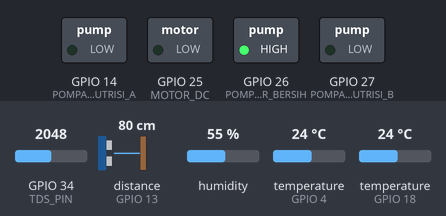
Simulated run of this sketch. Board: ESP32. On the bench: switched loads named in the sketch (green lamp = pin HIGH). Wiring (inferred from the names in the program): ultrasonic range finder: trigger GPIO 12; echo GPIO 13. The inputs (shaded band) are chosen by the test bench; at power-on: temperature (sensors on GPIO 4, GPIO 18) 24 °C, GPIO 34 (TDS_PIN) = 2048, distance to the obstacle (sensor on GPIO 13) 80 cm, humidity 55 %. The echo pulse lasts 58.3 µs per cm; WiFi joins after 1.5 s; servers stay silent unless stated; network time is answered at once with the bench clock; the local clock reads 2024-03-15 10:24:30 at power-on unless the sketch sets it; EEPROM starts erased; pins used as bus, display or sensor lines are not drawn; what the sketch prints to the serial monitor is not drawn.

Above: at 2.7 s.
2.8 s: temperature (sensor on GPIO 4) set to 33.1 °C
16.3 s: temperature (sensor on GPIO 4) set to 34.6 °C
At 24.3 s:
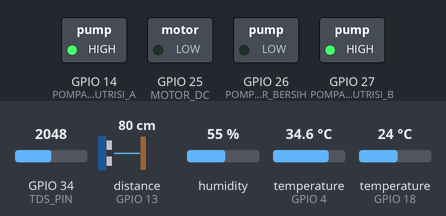
29.4 s: temperature (sensor on GPIO 4) set to 12 °C
At 36.2 s:
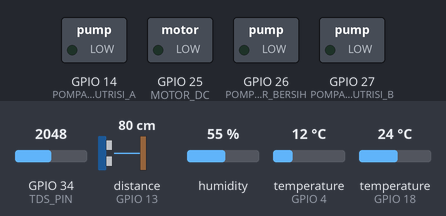
40.7 s: temperature (sensor on GPIO 4) set to 41 °C
At 52.5 s:
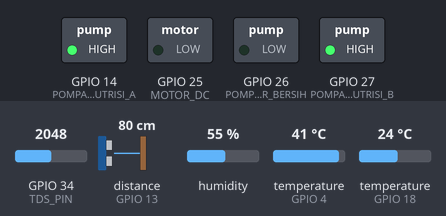
Timing chart, 0 to 54.0 s (numbered marks = the images above; inputs shaded):
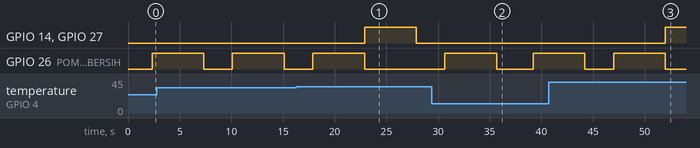

Measured:
- the behaviour switches between 33.8 and 33.9 °C on temperature (sensor on GPIO 4) (found by bisection; images 0 and 1)
- after the input at 16.3 s, GPIO 14 (POMPA_NUTRISI_A), GPIO 27 (POMPA_NUTRISI_B): LOW → HIGH after 6.6 s, → LOW 5.0 s later; GPIO 26 (POMPA_AIR_BERSIH): goes on until 22.9 s, then stays LOW
- after the input at 29.4 s, GPIO 14 (POMPA_NUTRISI_A), GPIO 27 (POMPA_NUTRISI_B): stays LOW (without the input it goes to HIGH after 6.3 s)
- after the input at 40.7 s, GPIO 14 (POMPA_NUTRISI_A), GPIO 27 (POMPA_NUTRISI_B): LOW → HIGH after 11.3 s

The sketch:

codeIoT.ino
```cpp
// #include <Arduino.h>
// #include <WiFi.h>
// #include <Firebase_ESP_Client.h>
// #include <DHT.h>
// #include <OneWire.h>
// #include <DallasTemperature.h>
// #include <GravityTDS.h>

// // Wi-Fi dan Firebase Configuration
// #define SSID "ALPHA" // Nama Wi-Fi
// #define PASSWORD "BelumJadi" // Password Wi-Fi
// #define API_KEY "AIzaSyBbgDwXlmMRjsywV3FZMOwtf0HVKmKqGXE" // API Key Firebase
// #define DATABASE_URL "https://hydrogo-cc076-default-rtdb.firebaseio.com/" // URL Database Firebase

// // Pin Definitions
// #define DHT_PIN 18 // Pin untuk DHT22
// #define DHT_TYPE DHT22 // Tipe sensor DHT
// #define DS18B20_PIN 5 // Pin untuk DS18B20
// #define TRIG_PIN 12 // Pin Trig sensor ultrasonik
// #define ECHO_PIN 13 // Pin Echo sensor ultrasonik
// #define TDS_PIN 34 // Pin analog untuk sensor TDS
// #define POMPA_NUTRISI_A 14 // Pin untuk pompa nutrisi A
// #define POMPA_NUTRISI_B 27 // Pin untuk pompa nutrisi B
// #define POMPA_AIR_BERSIH 26 // Pin untuk pompa air bersih
// #define MOTOR_DC 25 // Pin untuk motor DC

// // Firebase instances
// FirebaseData fbdo;
// FirebaseAuth auth;
// FirebaseConfig config;

// // Sensor instances
// DHT dht(DHT_PIN, DHT_TYPE);
// OneWire oneWire(DS18B20_PIN);
// DallasTemperature ds18b20(&oneWire);
// GravityTDS gravityTds;

// // Variabel untuk sensor ultrasonik
// long duration;
// float distance;

// // Variabel untuk logika kontrol
// float airTinggi;       // Ketinggian air
// float suhuAir;         // Suhu air
// float tdsValue;        // Nilai TDS
// float suhuUdara;       // Suhu udara dari DHT22
// float kelembapanUdara; // Kelembapan dari DHT22

// void setup() {
//   Serial.begin(115200);

//   // Inisialisasi sensor
//   dht.begin();
//   ds18b20.begin();
//   gravityTds.setPin(TDS_PIN);
//   gravityTds.setAref(3.3);  // Tegangan referensi ESP32 (3.3V)
//   gravityTds.setAdcRange(4096); // Resolusi ADC ESP32
//   gravityTds.begin();

//   // Inisialisasi pin aktuator
//   pinMode(POMPA_NUTRISI_A, OUTPUT);
//   pinMode(POMPA_NUTRISI_B, OUTPUT);
//   pinMode(POMPA_AIR_BERSIH, OUTPUT);
//   pinMode(MOTOR_DC, OUTPUT);
//   pinMode(TRIG_PIN, OUTPUT);
//   pinMode(ECHO_PIN, INPUT);

//   // Pastikan aktuator mati saat awal
//   digitalWrite(POMPA_NUTRISI_A, LOW);
//   digitalWrite(POMPA_NUTRISI_B, LOW);
//   digitalWrite(POMPA_AIR_BERSIH, LOW);
//   digitalWrite(MOTOR_DC, LOW);

//   // Koneksi Wi-Fi
//   Serial.println("Memulai koneksi Wi-Fi...");
//   WiFi.begin(SSID, PASSWORD);

//   // Tunggu hingga terhubung ke Wi-Fi
//   while (WiFi.status() != WL_CONNECTED) {
//     Serial.print("Menghubungkan ...");
//     delay(300);
//   }

//   Serial.print("Terhubung ke Wi-Fi dengan IP: ");
//   Serial.println(WiFi.localIP());

//   // Konfigurasi Firebase
//   config.api_key = API_KEY;
//   config.database_url = DATABASE_URL;

//   // Coba untuk Sign Up ke Firebase
//   Serial.println("Menghubungkan ke Firebase...");
//   if (Firebase.signUp(&config, &auth, "", "")) {
//     Serial.println("SignUp berhasil");
//   } else {
//     Serial.printf("Error SignUp: %s\n", config.signer.signupError.message.c_str());
//   }

//   Firebase.begin(&config, &auth);
//   Serial.println("Firebase dimulai.");
//   Serial.println("Inisialisasi selesai.");
// }

// void loop() {
//   // Baca sensor DHT22
//   suhuUdara = dht.readTemperature();
//   kelembapanUdara = dht.readHumidity();

//   // Baca sensor DS18B20
//   ds18b20.requestTemperatures();
//   suhuAir = ds18b20.getTempCByIndex(0);

//   // Baca nilai TDS
//   gravityTds.setTemperature(suhuAir); // Set suhu untuk kompensasi
//   gravityTds.update();
//   tdsValue = gravityTds.getTdsValue();

//   // Baca sensor ultrasonik
//   digitalWrite(TRIG_PIN, LOW);
//   delayMicroseconds(2);
//   digitalWrite(TRIG_PIN, HIGH);
//   delayMicroseconds(10);
//   digitalWrite(TRIG_PIN, LOW);
//   duration = pulseIn(ECHO_PIN, HIGH);
//   distance = duration * 0.034 / 2; // Jarak dalam cm
//   airTinggi = distance;           // Simpan sebagai ketinggian air

//   // Tampilkan data sensor
//   Serial.println("===== Data Sensor =====");
//   Serial.print("Suhu Udara: ");
//   Serial.print(suhuUdara);
//   Serial.println(" °C");
//   Serial.print("Kelembapan Udara: ");
//   Serial.print(kelembapanUdara);
//   Serial.println(" %");
//   Serial.print("Suhu Air: ");
//   Serial.print(suhuAir);
//   Serial.println(" °C");
//   Serial.print("Nilai TDS: ");
//   Serial.print(tdsValue);
//   Serial.println(" ppm");
//   Serial.print("Ketinggian Air: ");
//   Serial.print(airTinggi);
//   Serial.println(" cm");
//   Serial.println("=======================");

//   // Kirim data ke Firebase

//   if (Firebase.RTDB.setFloat(&fbdo, "/DATA_SENSOR/Temperature", suhuUdara) &&
//       Firebase.RTDB.setFloat(&fbdo, "/DATA_SENSOR/Humidity", kelembapanUdara) &&
//       Firebase.RTDB.setFloat(&fbdo, "/DATA_SENSOR/WaterTemp", suhuAir) &&
//       Firebase.RTDB.setFloat(&fbdo, "/DATA_SENSOR/TDS", tdsValue)) {
//     Serial.println("Data berhasil dikirim ke Firebase");
//   } else {
//     Serial.print("Gagal mengirim data ke Firebase: ");
//     Serial.println(fbdo.errorReason());
//   }

//   // Logika kontrol aktuator
//   if (airTinggi < 10) {
//     Serial.println("Pompa air bersih diaktifkan.");
//     digitalWrite(POMPA_AIR_BERSIH, HIGH);
//     delay(5000); // Pompa menyala selama 5 detik
//     digitalWrite(POMPA_AIR_BERSIH, LOW);
//   }

//   if (tdsValue < 560) {
//     Serial.println("Pompa nutrisi A dan B diaktifkan untuk menambah nutrisi.");
//     digitalWrite(POMPA_NUTRISI_A, HIGH);
//     digitalWrite(POMPA_NUTRISI_B, HIGH);
//     delay(5000); // Pompa menyala selama 5 detik
//     digitalWrite(POMPA_NUTRISI_A, LOW);
//     digitalWrite(POMPA_NUTRISI_B, LOW);
//   }

//   if (tdsValue > 840) {
//     Serial.println("Pompa air bersih diaktifkan untuk mengencerkan larutan.");
//     digitalWrite(POMPA_AIR_BERSIH, HIGH);
//     delay(5000); // Pompa menyala selama 5 detik
//     digitalWrite(POMPA_AIR_BERSIH, LOW);
//   }

//   if (airTinggi > 15 || (tdsValue >= 560 && tdsValue <= 840)) {
//     Serial.println("Motor pengaduk diaktifkan.");
//     digitalWrite(MOTOR_DC, HIGH);
//     delay(5000); // Motor menyala selama 5 detik
//     digitalWrite(MOTOR_DC, LOW);
//   }

//   delay(2000); // Delay untuk pembacaan sensor berikutnya
//  }
// #include <Arduino.h>
// #include <WiFi.h>
// #include <Firebase_ESP_Client.h>
// #include <DHT.h>
// #include <OneWire.h>
// #include <DallasTemperature.h>
// #include <GravityTDS.h>
// #include <EEPROM.h>
// #include <NTPClient.h>
// #include <WiFiUdp.h>

// // Wi-Fi dan Firebase Configuration
// #define SSID "ALPHA" // Nama Wi-Fi
// #define PASSWORD "BelumJadi" // Password Wi-Fi
// #define API_KEY "AIzaSyBbgDwXlmMRjsywV3FZMOwtf0HVKmKqGXE" // API Key Firebase
// #define DATABASE_URL "https://hydrogo-cc076-default-rtdb.firebaseio.com/" // URL Database Firebase

// // Pin Definitions
// #define DHT_PIN 18 // Pin untuk DHT22
// #define DHT_TYPE DHT22 // Tipe sensor DHT
// #define DS18B20_PIN 5 // Pin untuk DS18B20
// #define TRIG_PIN 12 // Pin Trig sensor ultrasonik
// #define ECHO_PIN 13 // Pin Echo sensor ultrasonik
// #define TDS_PIN 34 // Pin analog untuk sensor TDS
// #define POMPA_NUTRISI_A 14 // Pin untuk pompa nutrisi A
// #define POMPA_NUTRISI_B 27 // Pin untuk pompa nutrisi B
// #define POMPA_AIR_BERSIH 26 // Pin untuk pompa air bersih
// #define MOTOR_DC 25 // Pin untuk motor DC

// // EEPROM Addresses
// #define TDS_CALIBRATION_ADDR 0 // Alamat EEPROM untuk kalibrasi TDS

// // Firebase instances
// FirebaseData fbdo;
// FirebaseAuth auth;
// FirebaseConfig config;

// // Sensor instances
// DHT dht(DHT_PIN, DHT_TYPE);
// OneWire oneWire(DS18B20_PIN);
// DallasTemperature ds18b20(&oneWire);
// GravityTDS gravityTds;

// // NTP Client untuk mendapatkan waktu
// WiFiUDP ntpUDP;
// NTPClient timeClient(ntpUDP, "pool.ntp.org", 28800);

// // Variabel untuk sensor ultrasonik
// long duration;
// float distance;

// // Variabel untuk logika kontrol
// float airTinggi;       // Ketinggian air
// float suhuAir;         // Suhu air
// float tdsValue;        // Nilai TDS
// float suhuUdara;       // Suhu udara dari DHT22
// float kelembapanUdara; // Kelembapan dari DHT22
// float tdsCalibration;  // Nilai kalibrasi TDS

// // Variabel untuk Firebase
// unsigned long lastSendTime = 0;
// const unsigned long interval = 300000; // 5 menit (300000 ms)

// // Konstanta untuk logika kontrol
// const float JARAK_SENSOR_KE_DASAR = 10.0; // Jarak tetap sensor ke dasar kolam
// const float KETINGGIAN_MINIMAL = 3.0;     // Ketinggian air minimal sebelum pompa nyala

// void setup() {
//   Serial.begin(115200);

//   // Inisialisasi EEPROM
//   EEPROM.begin(512);
//   tdsCalibration = EEPROM.readFloat(TDS_CALIBRATION_ADDR);
//   if (isnan(tdsCalibration)) {
//     tdsCalibration = 1.0;
//     EEPROM.writeFloat(TDS_CALIBRATION_ADDR, tdsCalibration);
//     EEPROM.commit();
//   }

//   // Inisialisasi sensor
//   dht.begin();
//   ds18b20.begin();
//   gravityTds.setPin(TDS_PIN);
//   gravityTds.setAref(3.3);
//   gravityTds.setAdcRange(4096);
//   gravityTds.begin();
//   gravityTds.setKvalueAddress(tdsCalibration);

//   // Inisialisasi pin aktuator
//   pinMode(POMPA_NUTRISI_A, OUTPUT);
//   pinMode(POMPA_NUTRISI_B, OUTPUT);
//   pinMode(POMPA_AIR_BERSIH, OUTPUT);
//   pinMode(MOTOR_DC, OUTPUT);
//   pinMode(TRIG_PIN, OUTPUT);
//   pinMode(ECHO_PIN, INPUT);

//   // Pastikan aktuator mati saat awal
//   digitalWrite(POMPA_NUTRISI_A, LOW);
//   digitalWrite(POMPA_NUTRISI_B, LOW);
//   digitalWrite(POMPA_AIR_BERSIH, LOW);
//   digitalWrite(MOTOR_DC, LOW);

//   // Koneksi Wi-Fi
//   Serial.println("Memulai koneksi Wi-Fi...");
//   WiFi.begin(SSID, PASSWORD);
//   while (WiFi.status() != WL_CONNECTED) {
//     Serial.print(".");
//     delay(300);
//   }
//   Serial.println("Terhubung ke Wi-Fi");

//   // NTP Client dimulai
//   timeClient.begin();
//   timeClient.update();

//   // Konfigurasi Firebase
//   config.api_key = API_KEY;
//   config.database_url = DATABASE_URL;

//   if (Firebase.signUp(&config, &auth, "", "")) {
//     Serial.println("SignUp berhasil");
//   } else {
//     Serial.printf("Error SignUp: %s\n", config.signer.signupError.message.c_str());
//   }

//   Firebase.begin(&config, &auth);
//   Serial.println("Firebase dimulai.");
// }

// void kontrolPompaAirBersih() {
//   if (airTinggi < KETINGGIAN_MINIMAL) {
//     Serial.println("Ketinggian air rendah! Menyalakan pompa air bersih...");
//     digitalWrite(POMPA_AIR_BERSIH, HIGH);
//   } else {
//     digitalWrite(POMPA_AIR_BERSIH, LOW);
//   }
// }

// void loop() {
//   timeClient.update(); // Update waktu dari NTP
//   String timestamp = timeClient.getFormattedTime();

//   // Baca sensor DHT22
//   suhuUdara = dht.readTemperature();
//   kelembapanUdara = dht.readHumidity();

//   // Baca sensor DS18B20
//   ds18b20.requestTemperatures();
//   suhuAir = ds18b20.getTempCByIndex(0);

//   // Baca sensor ultrasonik
//   digitalWrite(TRIG_PIN, LOW);
//   delayMicroseconds(2);
//   digitalWrite(TRIG_PIN, HIGH);
//   delayMicroseconds(10);
//   digitalWrite(TRIG_PIN, LOW);
//   duration = pulseIn(ECHO_PIN, HIGH);
//   distance = duration * 0.034 / 2; // Jarak permukaan air ke sensor

//   // Hitung ketinggian air
//   airTinggi = (distance < JARAK_SENSOR_KE_DASAR) ? (JARAK_SENSOR_KE_DASAR - distance) : 0;

//   // Baca nilai TDS
//   gravityTds.setTemperature(suhuAir);
//   gravityTds.update();
//   tdsValue = gravityTds.getTdsValue();

//   // Kirim data ke Firebase setiap 5 menit
//   if (millis() - lastSendTime >= interval) {
//     lastSendTime = millis();
//     String path = "/DATA_SENSOR/" + timestamp;
//     Firebase.RTDB.setFloat(&fbdo, path + "/temperature", suhuUdara);
//     Firebase.RTDB.setFloat(&fbdo, path + "/humidity", kelembapanUdara);
//     Firebase.RTDB.setFloat(&fbdo, path + "/WaterTemp", suhuAir);
//     Firebase.RTDB.setFloat(&fbdo, path + "/TDS", tdsValue);
//     Firebase.RTDB.setFloat(&fbdo, path + "/WaterLevel", airTinggi);
//     Serial.println("Data berhasil dikirim ke Firebase.");
//   }

//   // Tampilkan data sensor di Serial Monitor
//   Serial.println("===== Data Sensor =====");
//   Serial.print("Waktu: ");
//   Serial.println(timestamp);
//   Serial.print("Suhu Udara: ");
//   Serial.print(suhuUdara);
//   Serial.println(" \u00B0C");
//   Serial.print("Kelembapan Udara: ");
//   Serial.print(kelembapanUdara);
//   Serial.println(" %");
//   Serial.print("Suhu Air: ");
//   Serial.print(suhuAir);
//   Serial.println(" \u00B0C");
//   Serial.print("Nilai TDS: ");
//   Serial.print(tdsValue);
//   Serial.println(" ppm");
//   Serial.print("Ketinggian Air: ");
//   Serial.print(airTinggi);
//   Serial.println(" cm");
//   Serial.println("=======================");

//   // Kontrol pompa air bersih
//   kontrolPompaAirBersih();

//   delay(2000); // Delay pembacaan berikutnya
// }
#include <EEPROM.h>
#include "GravityTDS.h"
#include <WiFi.h>
#include <Firebase_ESP_Client.h>
#include <DHT.h>
#include <OneWire.h>
#include <DallasTemperature.h>
#include <NTPClient.h>
#include <WiFiUdp.h>

// Wi-Fi dan Firebase Configuration
#define SSID "Galaxy A20" // Nama Wi-Fi
#define PASSWORD "!!!!!!!!!" // Password Wi-Fi
#define API_KEY "AIzaSyBbgDwXlmMRjsywV3FZMOwtf0HVKmKqGXE" // API Key Firebase
#define DATABASE_URL "https://hydrogo-cc076-default-rtdb.firebaseio.com/" // URL Database Firebase

// Pin Definitions
#define DHT_PIN 18
#define DHT_TYPE DHT22
#define DS18B20_PIN 4
#define TRIG_PIN 12
#define ECHO_PIN 13
#define TDS_PIN 34
#define POMPA_NUTRISI_A 14
#define POMPA_NUTRISI_B 27
#define POMPA_AIR_BERSIH 26
#define MOTOR_DC 25
// EEPROM Addresses
#define TDS_CALIBRATION_ADDR 0 // Alamat EEPROM untuk kalibrasi TDS

// Firebase instances
FirebaseData fbdo;
FirebaseAuth auth;
FirebaseConfig config;

// Sensor instances
DHT dht(DHT_PIN, DHT_TYPE);
OneWire oneWire(DS18B20_PIN);
DallasTemperature ds18b20(&oneWire);
GravityTDS gravityTds;

// NTP Client untuk mendapatkan waktu
WiFiUDP ntpUDP;
NTPClient timeClient(ntpUDP, "pool.ntp.org", 28800 + 3600); // Waktu Indonesia Tengah (WITA, GMT+8)

// Variabel untuk sensor ultrasonik
long duration;
float distanceCm;

// Variabel untuk logika kontrol
float suhuAir;         // Suhu air
float tdsValue;        // Nilai TDS
float suhuUdara;       // Suhu udara dari DHT22
float kelembapanUdara; // Kelembapan dari DHT22
float tdsCalibration;  // Nilai kalibrasi TDS
float airTinggi;       // Tinggi air
float distance; // atau nilai lainnya


// Variabel untuk Firebase
unsigned long lastSendTime = 0;
const unsigned long interval = 300000; // 5 menit (300000 ms)

void setup() {
  Serial.begin(115200);

  // Inisialisasi EEPROM
  EEPROM.begin(512);
  gravityTds.setPin(TDS_PIN);
  gravityTds.setAref(3.3);
  gravityTds.setAdcRange(4096);
  gravityTds.setKvalueAddress(TDS_CALIBRATION_ADDR);
  gravityTds.begin();

  // Inisialisasi sensor
  dht.begin();
  ds18b20.begin();

  // Inisialisasi pin aktuator
  pinMode(POMPA_NUTRISI_A, OUTPUT);
  pinMode(POMPA_NUTRISI_B, OUTPUT);
  pinMode(POMPA_AIR_BERSIH, OUTPUT);
  pinMode(MOTOR_DC, OUTPUT);
  pinMode(TRIG_PIN, OUTPUT);
  pinMode(ECHO_PIN, INPUT);

  digitalWrite(POMPA_NUTRISI_A, LOW);
  digitalWrite(POMPA_NUTRISI_B, LOW);
  digitalWrite(POMPA_AIR_BERSIH, LOW);
  digitalWrite(MOTOR_DC, LOW);

  // Koneksi Wi-Fi
  Serial.println("Memulai koneksi Wi-Fi...");
  WiFi.begin(SSID, PASSWORD);
  while (WiFi.status() != WL_CONNECTED) {
    Serial.print(".");
    delay(300);
  }
  Serial.println("Terhubung ke Wi-Fi");

  timeClient.begin();
  timeClient.update();

  config.api_key = API_KEY;
  config.database_url = DATABASE_URL;

  if (Firebase.signUp(&config, &auth, "", "")) {
    Serial.println("SignUp berhasil");
  } else {
    Serial.printf("Error SignUp: %s\n", config.signer.signupError.message.c_str());
  }

  Firebase.begin(&config, &auth);
  Serial.println("Firebase dimulai.");
}

void loop() {
  timeClient.update();
  String timestamp = timeClient.getFormattedTime();

  suhuUdara = dht.readTemperature();
  kelembapanUdara = dht.readHumidity();

  ds18b20.requestTemperatures();
  suhuAir = ds18b20.getTempCByIndex(0);

  digitalWrite(TRIG_PIN, LOW);
  delayMicroseconds(2);
  digitalWrite(TRIG_PIN, HIGH);
  delayMicroseconds(10);
  digitalWrite(TRIG_PIN, LOW);
  duration = pulseIn(ECHO_PIN, HIGH);
  distanceCm = duration * 0.0343 / 2;
  airTinggi = distanceCm;

  gravityTds.setTemperature(suhuAir);
  gravityTds.update();
  tdsValue = gravityTds.getTdsValue();

  if (airTinggi > 8) {
    Serial.println("Pompa air bersih diaktifkan.");
    digitalWrite(POMPA_AIR_BERSIH, HIGH);
    delay(5000);
    digitalWrite(POMPA_AIR_BERSIH, LOW);
  }

  if (tdsValue < 560) {
    Serial.println("Pompa nutrisi A dan B diaktifkan.");
    digitalWrite(POMPA_NUTRISI_A, HIGH);
    digitalWrite(POMPA_NUTRISI_B, HIGH);
    delay(5000);
    digitalWrite(POMPA_NUTRISI_A, LOW);
    digitalWrite(POMPA_NUTRISI_B, LOW);
  }

  Serial.println("===== Data Sensor =====");
  Serial.print("Waktu: "); Serial.println(timestamp);
  Serial.print("Suhu Udara: "); Serial.println(suhuUdara);
  Serial.print("Kelembapan Udara: "); Serial.println(kelembapanUdara);
  Serial.print("Suhu Air: "); Serial.println(suhuAir);
  Serial.print("Nilai TDS: "); Serial.println(tdsValue);
  Serial.print("Ketinggian Air: "); Serial.println(airTinggi);
  Serial.println("=======================");

  // Kirim data ke Firebase setiap 30 detik
  if (millis() - lastSendTime >= 30000) { // Interval 30 detik
    lastSendTime = millis();
    String path = "/DATA_SENSOR/" + timestamp;
    if (Firebase.RTDB.setFloat(&fbdo, path + "/temperature", suhuUdara) &&
        Firebase.RTDB.setFloat(&fbdo, path + "/humidity", kelembapanUdara) &&
        Firebase.RTDB.setFloat(&fbdo, path + "/WaterTemp", suhuAir) &&
        Firebase.RTDB.setFloat(&fbdo, path + "/TDS", tdsValue) &&
        Firebase.RTDB.setFloat(&fbdo, path + "/WaterLevel", airTinggi)) {
      Serial.println("Data berhasil dikirim ke Firebase.");
    } else {
      Serial.print("Gagal mengirim data ke Firebase: ");
      Serial.println(fbdo.errorReason());
    }
  }

  delay(2000);
}
```
